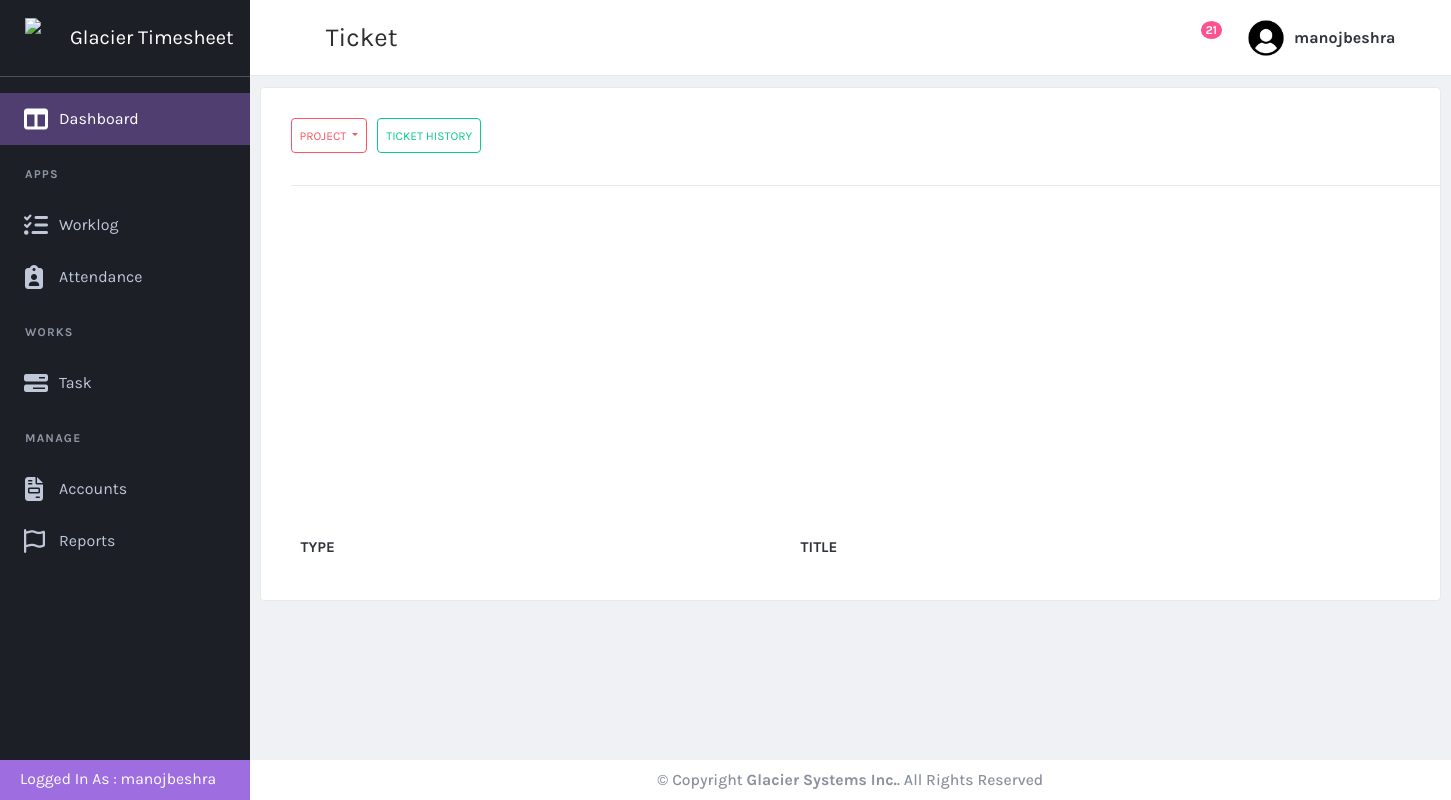
Before: /task/task/ (signed in) with the older database file.
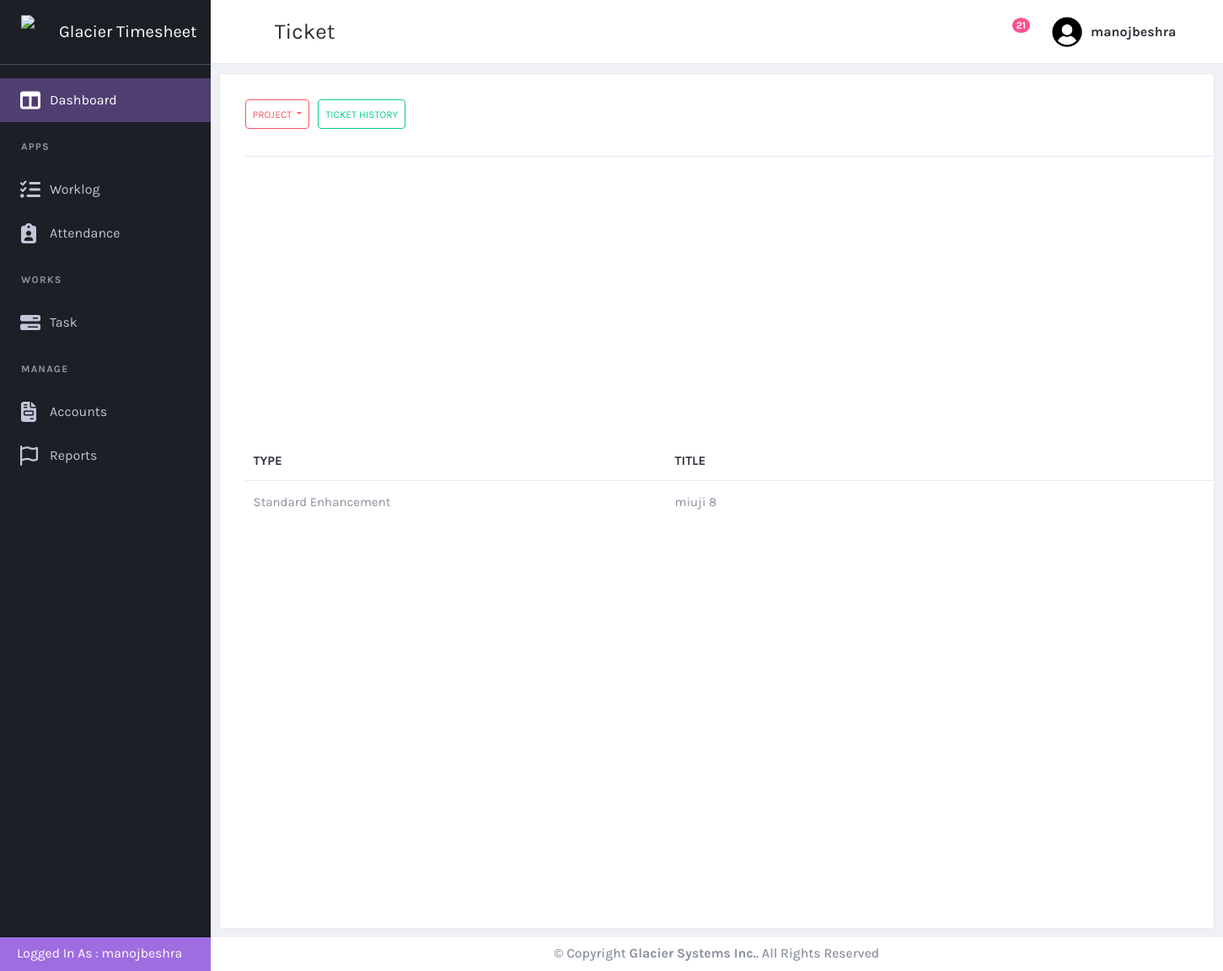
After: the same page with the newer database file.
### task/models.py (models this page shows, shortened)
class ticket(models.Model):
    ticket_id = models.CharField(max_length = 200, null = False)
    ticket_title = models.CharField(max_length=200, null=False)
    customer = models.ForeignKey(customer, on_delete=models.CASCADE, null=True)
    ticket_type = models.ForeignKey(ticket_type, on_delete=models.CASCADE, null=True)
    date_opened = models.DateTimeField(null=True)
    priority = models.ForeignKey(priority_type, on_delete=models.CASCADE, null = True)
    assigned_to = models.ManyToManyField(User, related_name="assigned_tickets")  # Allow multiple users
    last_updated = models.DateTimeField(null=True)
    last_updated_by = models.ForeignKey(User, on_delete=models.CASCADE, null = True, related_name="last_updated_by")
    state = models.ForeignKey(state, on_delete=models.CASCADE, null=True)
    operational_notes = models.CharField(max_length=200, null=True)
    closed_date = models.DateTimeField(null=True)
    solution = models.TextField(max_length=500 )
    project = models.ForeignKey(project, on_delete=models.CASCADE, null=True)

class ticket_type(models.Model):
  name = models.CharField(max_length=100, null = True)
  def __str__(self):
    return f"{self.name}"

### task/views.py (the view)
# urls.py: path("task/", views.filter_tasks, name="task"),  # Default task list
@login_required
def filter_tasks(request, user_id=None, project_id=None):
    users = User.objects.all()
    projects = project.objects.all()
    tasks = ticket.objects.all()
    selected_user = None
    selected_project = None
    if user_id:
        selected_user = get_object_or_404(User, pk=user_id)
        tasks = tasks.filter(assigned_to=selected_user)
    if project_id:
        selected_project = get_object_or_404(project, pk=project_id)
        tasks = tasks.filter(project=selected_project)
    customers = customer.objects.all()
    tickettype = ticket_type.objects.all()
    priority = priority_type.objects.all()
    statelist = state.objects.all()
    return render(request, 'task.html', {
        'ticketlist': tasks,
        'users': users,
        'customers': customers,
        'tickettype': tickettype,
        'priority': priority,
        'state': statelist,
        'projects': projects,
        'selected_user': selected_user,
        'selected_project': selected_project,
    })

### customer/models.py (called while the page is built)
  def __str__(self):
    return self.name

### task/models.py (called while the page is built)
   def __str__(self):
    return f"{self.state_name}"

    def __str__(self):
         return f"{self.project_name}"

### task/templates/task.html (shortened to what this page needs)
{% extends "base.html" %}
{% load static %}
{% block page-title %}Ticket{% endblock page-title %}
{% block content %}
            <div class="card card-default m-2">
                <div class="card-header">
                    <div class="d-flex justify-content-end " style="gap: 10px;">
                        <div class="btn-group" role="group" aria-label="Basic example">
                            <button type="button" class="btn btn-outline-danger dropdown-toggle small-btn" id="projectfilter" data-toggle="dropdown" aria-haspopup="true" aria-expanded="false">
                                {% if selected_project %}
                                    {{ selected_project.project_name }}
                                {% else %}
                                    Project
                                {% endif %}
                            </button>
                        </div>
                        <a href = "{% url 'taskhistory' %}" class="btn btn-outline-success small-btn d-flex justify-content-center align-items-center text-center" >
                            Ticket History
                        </a>
                    </div>
                </div>
                <div class="card-body">
                    <table id="productsTable" class="table table-hover table-product" style="width:100%">
                      <thead>
                        <tr class="column">
                            <th class = "type-column">Type&nbsp;&nbsp;</th>
                            <th class = "title-column">Title</th>
                        </tr>
                      </thead>
                      <tbody>
                        {% for i in ticketlist %}
                            {% if i.state.state_name != "Completed" and i.state.state_name != "Canceled" %}
                            <tr onclick="window.location='{% url 'taskdetails' i.id%}'">
                                    <td>{{i.ticket_type}}</td>
                                    <td style = "width:10px;">{{i.ticket_title}}</td>
                                </tr>
                            {% endif %}
                        {% endfor %}
                      </tbody>
                    </table>
                </div>
            </div>
{% endblock  %}

Changed rows visible on the page:
added ticket: ticket_type "Standard Enhancement", ticket_title "miuji 8"
